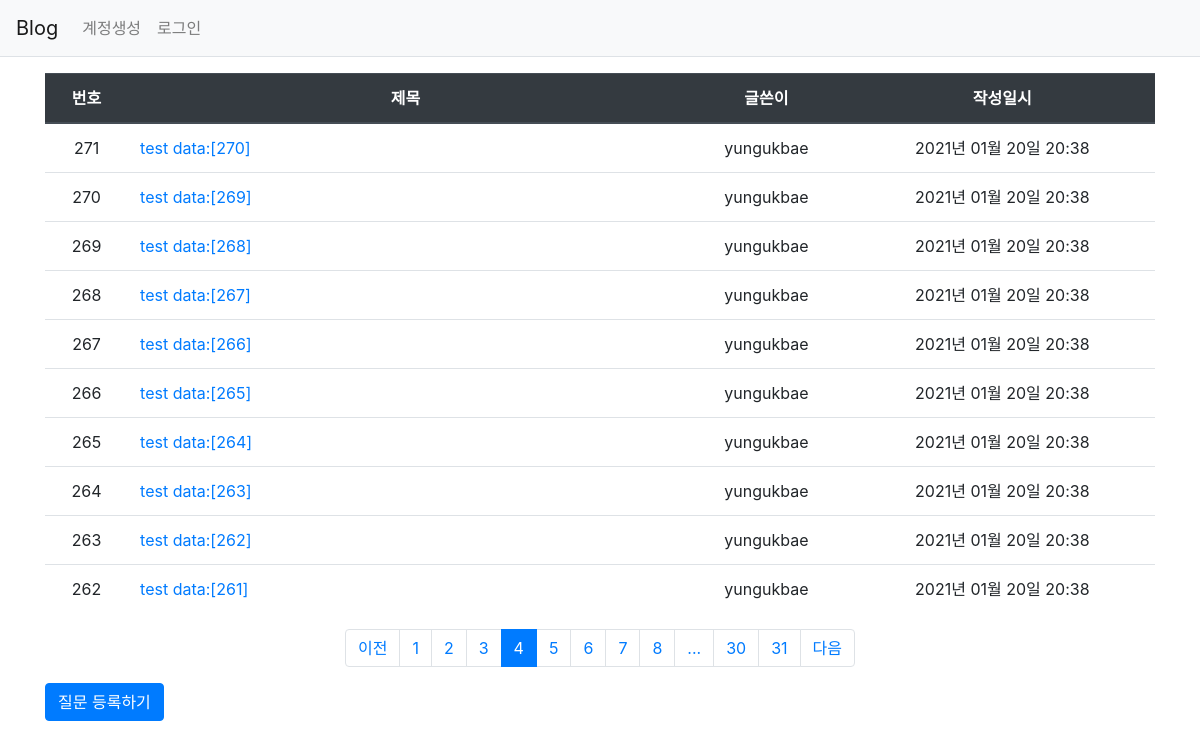
Screenshot of /question/list/?page=4 with the database file from the repository.
### pybo/models.py (models this page shows)
class Question(db.Model):
    id = db.Column(db.Integer, primary_key=True)
    subject = db.Column(db.String(200),nullable=False)
    content = db.Column(db.Text(),nullable=False)
    create_date = db.Column(db.DateTime(),nullable=False)
    user_id = db.Column(db.Integer, db.ForeignKey('user.id', ondelete='CASCADE'), nullable=False)
    user = db.relationship('User',backref=db.backref('question_set'))
    modify_date = db.Column(db.DateTime(), nullable=True)

class User(db.Model):
    id = db.Column(db.Integer, primary_key=True)
    username = db.Column(db.String(150), nullable=False)  #unique는 같은 값을 저장할 수 없다는 뜻이다.
    password = db.Column(db.String(200), nullable=False)
    email = db.Column(db.String(120),unique=True, nullable=False)

### pybo/views/question_views.py (the view)
@bp.route('/list/')
def _list():
    page = request.args.get('page',type=int, default=1 ) #페이지
    question_list = Question.query.order_by(Question.create_date.desc())
    question_list = question_list.paginate(page, per_page=10)
    return render_template('question/question_list.html',question_list=question_list)

### pybo/filter.py (called while the page is built)
def format_datetime(value, fmt='%Y년 %m월 %d일 %H:%M'):
    return value.strftime(fmt)

### pybo/views/auth_views.py (called while the page is built)
@bp.before_app_request
def load_logged_in_user():
    user_id = session.get('user_id')
    if user_id is None:
        g.user = None
    else:
        g.user=User.query.get(user_id)

### pybo/templates/question/question_list.html (shortened to what this page needs)
{% extends 'base.html' %}
{% block content %}
<div class="container my-3">
    <table class="table">
        <thead>
            <tr class="text-center thead-dark">
                <th>번호</th>
                <th style="width:50%">제목</th>
                <th>글쓴이</th>
                <th>작성일시</th>
            </tr>
        </thead>
        <tbody>
            {% if question_list %}
                {% for question in question_list.items %}
                <tr class="text-center">
                    <td>{{ question.id }}</td>
                    <td class="text-left">
                        <a href="{{ url_for('question.detail',question_id=question.id) }}"> {{ question.subject }}</a>
                    </td>
                    <td>{{ question.user.username }}</td>
                    <td>{{ question.create_date|datetime }}</td>
                </tr>
                {% endfor %}
                {% else %}
                <tr>
                    <td colspan="3">질문이 없습니다.</td>
                </tr>
        {% endif %}
        </tbody>
    </table>
        <ul class="pagination justify-content-center">
            {% if question_list.has_prev %}
            <li class="page-item">
                <a href="?page={{ question_list.prev_num }}" class="page-link">이전</a>
            </li>
            {% else %}
            <li class="page-item disabled">
                <a href="#" class="page-link" tabindex="-1" aria-disabled="true">이전</a>
            </li>
        {% endif %}
        {% for page_num in question_list.iter_pages() %}
            {% if page_num %}
                {% if page_num != question_list.page %}
                <li class="page-item">
                    <a href="?page={{ page_num }}" class="page-link">{{ page_num }}</a>
                </li>
                {% else %}
                <li class="page-item active" aria-current="page">
                    <a href="#" class="page-link">{{ page_num }}</a>
                </li>
                {% endif %}
            {% else %}
            <li class="disabled">
                <a href="#" class="page-link">...</a>
            </li>
            {% endif %}
        {% endfor %}
        {% if question_list.has_next %}
        <li class="page-item">
            <a href="?page={{ question_list.next_num }}" class="page-link">다음</a>
        </li>
        {% else %}
        <li class="page-item disabled">
            <a href="#" class="page-link" tabindex="-1" aria-disabled="true">다음</a>
        </li>
        {% endif %}
    </ul>
    <a href="{{url_for('question.create')}}" class="btn btn-primary">질문 등록하기</a>
</div>
{% endblock %}

### rows the page displays
Question: id "271", subject "test data:[270]", user.username "yungukbae", create_date "2021년 01월 20일 20:38"
Question: id "270", subject "test data:[269]", user.username "yungukbae", create_date "2021년 01월 20일 20:38"
Question: id "269", subject "test data:[268]", user.username "yungukbae", create_date "2021년 01월 20일 20:38"
Question: id "268", subject "test data:[267]", user.username "yungukbae", create_date "2021년 01월 20일 20:38"
Question: id "267", subject "test data:[266]", user.username "yungukbae", create_date "2021년 01월 20일 20:38"
Question: id "266", subject "test data:[265]", user.username "yungukbae", create_date "2021년 01월 20일 20:38"
Question: id "265", subject "test data:[264]", user.username "yungukbae", create_date "2021년 01월 20일 20:38"
Question: id "264", subject "test data:[263]", user.username "yungukbae", create_date "2021년 01월 20일 20:38"
Question: id "263", subject "test data:[262]", user.username "yungukbae", create_date "2021년 01월 20일 20:38"
Question: id "262", subject "test data:[261]", user.username "yungukbae", create_date "2021년 01월 20일 20:38"

### other values shown
{{ page_num }} "1" "2" "3" "5" "6" "7" "8" "30" "31"
{{ page_num }} "4"
